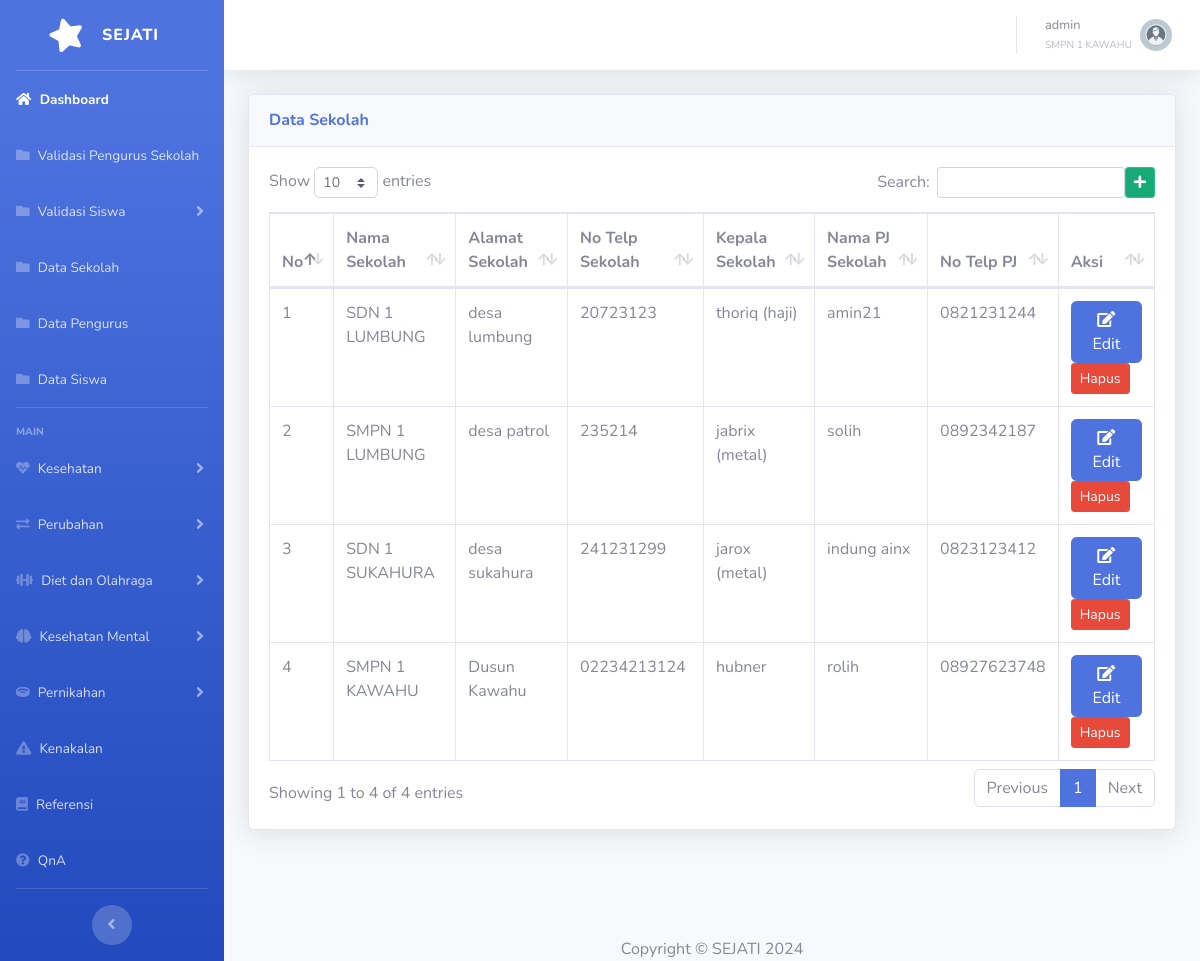
Screenshot of /datasekolah.php (signed in) with the database file from the repository.
### tables this page shows
CREATE TABLE `tbsekolah` (
  `idsekolah` int(11) NOT NULL,
  `namasekolah` varchar(100) NOT NULL,
  `alamatsekolah` varchar(255) NOT NULL,
  `notelpsekolah` varchar(15) DEFAULT NULL,
  `kepalasekolah` varchar(50) NOT NULL,
  `namapjsekolah` varchar(50) NOT NULL,
  `notelpj` varchar(15) DEFAULT NULL
);

### datasekolah.php (the view, shortened to what this page needs)
<?php include('header.php'); ?>
<?php
$sql = "SELECT idsekolah, namasekolah, alamatsekolah, notelpsekolah, kepalasekolah, namapjsekolah, notelpj FROM tbsekolah";
$result = $conn->query($sql);
?>
<?php include('sidebar.php'); ?>
<?php include('topbar.php'); ?>
                <div class="container-fluid">
                    <div class="card shadow mb-4">
                        <div class="card-header py-3">
                            <h6 class="m-0 font-weight-bold text-primary">Data Sekolah</h6>
                        </div>
                        <div class="card-body">
                            <div class="table-responsive">
                                <table class="table table-bordered" id="dataTable" width="100%" cellspacing="0">
                                <?php
                                echo '<a href="tambahdatasekolah.php" class="btn btn-success btn-icon-split btn-sm float-right">
                                        <span class="icon text-white">
                                            <i class="fas fa-plus"></i>
                                        </span>
                                    </a>';
                                ?>
                                    <thead>
                                        <tr>
                                            <th>No</th>
                                            <th>Nama Sekolah</th>
                                            <th>Alamat Sekolah</th>
                                            <th>No Telp Sekolah</th>
                                            <th>Kepala Sekolah</th>
                                            <th>Nama PJ Sekolah</th>
                                            <th>No Telp PJ</th>
                                            <th>Aksi</th>
                                        </tr>
                                    </thead>
                                    <tbody>
                                        <?php
                                        if ($result->num_rows > 0) {
                                            $nomor = 1;
                                            while($row = $result->fetch_assoc()) {
                                                echo "<tr>";
                                                echo "<td>" . $nomor . "</td>";
                                                echo "<td>" . $row["namasekolah"] . "</td>";
                                                echo "<td>" . $row["alamatsekolah"] . "</td>";
                                                echo "<td>" . $row["notelpsekolah"] . "</td>";
                                                echo "<td>" . $row["kepalasekolah"] . "</td>";
                                                echo "<td>" . $row["namapjsekolah"] . "</td>";
                                                echo "<td>" . $row["notelpj"] . "</td>";
                                                echo "<td>";
                                                echo "<a href='editsekolah.php?id=" . $row["idsekolah"] . "' class='btn btn-primary'> <i class='fas fa-edit'></i> Edit</a> ";
                                                echo "<a href='hapussekolah.php?id=" . $row["idsekolah"] . "' class='btn btn-danger btn-sm' onclick='return confirm(\"Apakah Anda yakin ingin menghapus data ini?\")'>Hapus</a>";
                                                echo "</td>";
                                                echo "</tr>";
                                                $nomor++;
                                            }
                                        } else {
                                            echo "<tr><td colspan='7'>Tidak ada data sekolah</td></tr>";
                                        }
                                        ?>
                                    </tbody>
                                </table>
                            </div>
                        </div>
                    </div>
                </div>
                <?php include('footer.php'); ?>

### topbar.php (shortened to what this page needs)
<div id="content-wrapper" class="d-flex flex-column">
    <div id="content">
        <nav class="navbar navbar-expand navbar-light bg-white topbar mb-4 static-top shadow">
            <ul class="navbar-nav ml-auto">
                <li class="nav-item dropdown no-arrow">
                    <a class="nav-link dropdown-toggle" href="#" id="userDropdown" role="button"
                    data-toggle="dropdown" aria-haspopup="true" aria-expanded="false">
                        <span class="mr-2 d-none d-lg-inline text-gray-600 small">
                            <?php echo htmlspecialchars($username); ?><br>
                            <small class="text-gray-500"><?php echo htmlspecialchars($namasekolah); ?></small>
                        </span>
                        <?php
                        if ($role == 'admin') {
                            echo '<img class="img-profile rounded-circle" src="img/admin.webp">';
                        } elseif ($role == 'pengurus') {
                            echo '<img class="img-profile rounded-circle" src="img/pengurus.svg">';
                        } elseif ($role == 'siswa') {
                            echo '<img class="img-profile rounded-circle" src="img/siswa.webp">';
                        } else {
                            echo '<img class="img-profile rounded-circle" src="img/pengurus.svg">';
                        }
                        ?>
                    </a>
                </li>
            </ul>
        </nav>

### header.php (style rules this page uses)
.table-responsive { overflow-x: auto; }

### rows the page displays
tbsekolah: namasekolah "SMPN 1 KAWAHU", alamatsekolah "Dusun Kawahu", notelpsekolah "02234213124", kepalasekolah "hubner", namapjsekolah "rolih", notelpj "08927623748"
tbsekolah: namasekolah "SDN 1 LUMBUNG", alamatsekolah "desa lumbung", notelpsekolah "20723123", kepalasekolah "thoriq (haji)", namapjsekolah "amin21", notelpj "0821231244"
tbsekolah: namasekolah "SMPN 1 LUMBUNG", alamatsekolah "desa patrol", notelpsekolah "235214", kepalasekolah "jabrix (metal)", namapjsekolah "solih", notelpj "0892342187"
tbsekolah: namasekolah "SDN 1 SUKAHURA", alamatsekolah "desa sukahura", notelpsekolah "241231299", kepalasekolah "jarox (metal)", namapjsekolah "indung ainx", notelpj "0823123412"

### other values shown
$username "admin"
